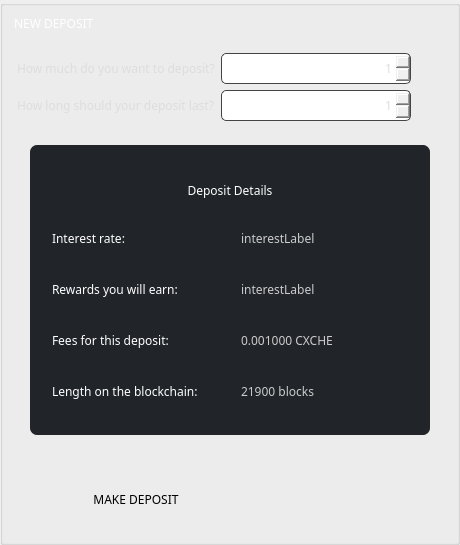
          <widget class="QGroupBox" name="groupBox_6">
           <property name="sizePolicy">
            <sizepolicy hsizetype="Fixed" vsizetype="Preferred">
             <horstretch>0</horstretch>
             <verstretch>0</verstretch>
            </sizepolicy>
           </property>
           <property name="styleSheet">
            <string notr="true">border-right: 1px solid #444;
</string>
           </property>
           <property name="title">
            <string/>
           </property>
           <property name="alignment">
            <set>Qt::AlignCenter</set>
           </property>
           <layout class="QVBoxLayout" name="verticalLayout_3">
            <property name="topMargin">
             <number>9</number>
            </property>
            <item>
             <widget class="QLabel" name="title_newDeposit">
              <property name="font">
               <font>
                <family>Poppins</family>
               </font>
              </property>
              <property name="styleSheet">
               <string notr="true">color: #fff;
background: transparent;

border: none;
text-align: left;
</string>
              </property>
              <property name="text">
               <string>NEW DEPOSIT</string>
              </property>
             </widget>
            </item>
            <item>
             <widget class="QGroupBox" name="depositGroup">
              <property name="sizePolicy">
               <sizepolicy hsizetype="Preferred" vsizetype="Preferred">
                <horstretch>0</horstretch>
                <verstretch>0</verstretch>
               </sizepolicy>
              </property>
              <property name="styleSheet">
               <string notr="true">border: none;</string>
              </property>
              <layout class="QFormLayout" name="formLayout">
               <property name="leftMargin">
                <number>0</number>
               </property>
               <item row="0" column="0">
                <widget class="QLabel" name="label">
                 <property name="minimumSize">
                  <size>
                   <width>0</width>
                   <height>31</height>
                  </size>
                 </property>
                 <property name="maximumSize">
                  <size>
                   <width>16777215</width>
                   <height>31</height>
                  </size>
                 </property>
                 <property name="sizeIncrement">
                  <size>
                   <width>0</width>
                   <height>50</height>
                  </size>
                 </property>
                 <property name="font">
                  <font>
                   <family>Poppins</family>
                   <weight>50</weight>
                   <bold>false</bold>
                  </font>
                 </property>
                 <property name="styleSheet">
                  <string notr="true">color: #ddd;  
border: none;</string>
                 </property>
                 <property name="text">
                  <string>How much do you want to deposit?</string>
                 </property>
                 <property name="alignment">
                  <set>Qt::AlignLeading|Qt::AlignLeft|Qt::AlignVCenter</set>
                 </property>
                </widget>
               </item>
               <item row="0" column="1">
                <widget class="QDoubleSpinBox" name="m_amountSpin">
                 <property name="minimumSize">
                  <size>
                   <width>0</width>
                   <height>31</height>
                  </size>
                 </property>
                 <property name="maximumSize">
                  <size>
                   <width>190</width>
                   <height>31</height>
                  </size>
                 </property>
                 <property name="sizeIncrement">
                  <size>
                   <width>0</width>
                   <height>0</height>
                  </size>
                 </property>
                 <property name="font">
                  <font>
                   <family>Poppins</family>
                  </font>
                 </property>
                 <property name="styleSheet">
                  <string notr="true">color: #ddd;

border: 1px solid #444;
border-radius: 5px; 
</string>
                 </property>
                 <property name="alignment">
                  <set>Qt::AlignRight|Qt::AlignTrailing|Qt::AlignVCenter</set>
                 </property>
                 <property name="decimals">
                  <number>0</number>
                 </property>
                 <property name="minimum">
                  <double>1.000000000000000</double>
                 </property>
                 <property name="maximum">
                  <double>20000000.000000000000000</double>
                 </property>
                </widget>
               </item>
               <item row="1" column="0">
                <widget class="QLabel" name="label_3">
                 <property name="minimumSize">
                  <size>
                   <width>0</width>
                   <height>31</height>
                  </size>
                 </property>
                 <property name="maximumSize">
                  <size>
                   <width>16777215</width>
                   <height>31</height>
                  </size>
                 </property>
                 <property name="sizeIncrement">
                  <size>
                   <width>0</width>
                   <height>50</height>
                  </size>
                 </property>
                 <property name="font">
                  <font>
                   <family>Poppins</family>
                   <weight>50</weight>
                   <bold>false</bold>
                  </font>
                 </property>
                 <property name="styleSheet">
                  <string notr="true">color: #ddd;  

border: none;</string>
                 </property>
                 <property name="text">
                  <string>How long should your deposit last?</string>
                 </property>
                 <property name="alignment">
                  <set>Qt::AlignLeading|Qt::AlignLeft|Qt::AlignVCenter</set>
                 </property>
                </widget>
               </item>
               <item row="1" column="1">
                <widget class="QSpinBox" name="m_timeSpin">
                 <property name="minimumSize">
                  <size>
                   <width>0</width>
                   <height>31</height>
                  </size>
                 </property>
                 <property name="maximumSize">
                  <size>
                   <width>190</width>
                   <height>31</height>
                  </size>
                 </property>
                 <property name="sizeIncrement">
                  <size>
                   <width>0</width>
                   <height>50</height>
                  </size>
                 </property>
                 <property name="font">
                  <font>
                   <family>Poppins</family>
                  </font>
                 </property>
                 <property name="styleSheet">
                  <string notr="true">color: #ddd;

border: 1px solid #444;
border-radius: 5px; 
</string>
                 </property>
                 <property name="alignment">
                  <set>Qt::AlignRight|Qt::AlignTrailing|Qt::AlignVCenter</set>
                 </property>
                 <property name="minimum">
                  <number>1</number>
                 </property>
                 <property name="maximum">
                  <number>12</number>
                 </property>
                </widget>
               </item>
              </layout>
             </widget>
            </item>
            <item>
             <widget class="QGroupBox" name="groupBox_12">
              <property name="sizePolicy">
               <sizepolicy hsizetype="Expanding" vsizetype="Minimum">
                <horstretch>0</horstretch>
                <verstretch>0</verstretch>
               </sizepolicy>
              </property>
              <property name="maximumSize">
               <size>
                <width>442</width>
                <height>310</height>
               </size>
              </property>
              <property name="styleSheet">
               <string notr="true">border: none;
padding: 0px;
margin: 0px;</string>
              </property>
              <layout class="QHBoxLayout" name="horizontalLayout_2">
               <property name="leftMargin">
                <number>0</number>
               </property>
               <property name="topMargin">
                <number>0</number>
               </property>
               <property name="rightMargin">
                <number>0</number>
               </property>
               <property name="bottomMargin">
                <number>0</number>
               </property>
               <item>
                <widget class="QLabel" name="empty_align_4">
                 <property name="sizePolicy">
                  <sizepolicy hsizetype="Expanding" vsizetype="Expanding">
                   <horstretch>0</horstretch>
                   <verstretch>0</verstretch>
                  </sizepolicy>
                 </property>
                 <property name="styleSheet">
                  <string notr="true">border: none;</string>
                 </property>
                 <property name="text">
                  <string/>
                 </property>
                 <property name="alignment">
                  <set>Qt::AlignCenter</set>
                 </property>
                </widget>
               </item>
               <item>
                <widget class="QGroupBox" name="groupBox_4">
                 <property name="sizePolicy">
                  <sizepolicy hsizetype="Preferred" vsizetype="Preferred">
                   <horstretch>0</horstretch>
                   <verstretch>0</verstretch>
                  </sizepolicy>
                 </property>
                 <property name="minimumSize">
                  <size>
                   <width>400</width>
                   <height>290</height>
                  </size>
                 </property>
                 <property name="maximumSize">
                  <size>
                   <width>16777215</width>
                   <height>290</height>
                  </size>
                 </property>
                 <property name="styleSheet">
                  <string notr="true">color: #fff; 
font-weight: normal; 
border-radius: 7px;
background-color: #212429;
padding: 5px;</string>
                 </property>
                 <property name="title">
                  <string/>
                 </property>
                 <property name="alignment">
                  <set>Qt::AlignCenter</set>
                 </property>
                 <property name="flat">
                  <bool>false</bool>
                 </property>
                 <layout class="QGridLayout" name="gridLayout_11">
                  <item row="1" column="0">
                   <widget class="QLabel" name="label_5">
                    <property name="minimumSize">
                     <size>
                      <width>0</width>
                      <height>31</height>
                     </size>
                    </property>
                    <property name="maximumSize">
                     <size>
                      <width>16777215</width>
                      <height>31</height>
                     </size>
                    </property>
                    <property name="font">
                     <font>
                      <family>Poppins</family>
                      <weight>50</weight>
                      <bold>false</bold>
                     </font>
                    </property>
                    <property name="styleSheet">
                     <string notr="true">color: #fff;  font-weight: normal; border: none; </string>
                    </property>
                    <property name="text">
                     <string>Interest rate:</string>
                    </property>
                    <property name="alignment">
                     <set>Qt::AlignLeading|Qt::AlignLeft|Qt::AlignVCenter</set>
                    </property>
                   </widget>
                  </item>
                  <item row="3" column="0">
                   <widget class="QLabel" name="label_8">
                    <property name="minimumSize">
                     <size>
                      <width>0</width>
                      <height>31</height>
                     </size>
                    </property>
                    <property name="maximumSize">
                     <size>
                      <width>16777215</width>
                      <height>31</height>
                     </size>
                    </property>
                    <property name="font">
                     <font>
                      <family>Poppins</family>
                      <weight>50</weight>
                      <bold>false</bold>
                     </font>
                    </property>
                    <property name="styleSheet">
                     <string notr="true">color: #fff;  font-weight: normal; border: none; </string>
                    </property>
                    <property name="text">
                     <string>Fees for this deposit:</string>
                    </property>
                    <property name="alignment">
                     <set>Qt::AlignLeading|Qt::AlignLeft|Qt::AlignVCenter</set>
                    </property>
                   </widget>
                  </item>
                  <item row="0" column="0" colspan="2">
                   <widget class="QLabel" name="title_depositDetails">
                    <property name="minimumSize">
                     <size>
                      <width>0</width>
                      <height>30</height>
                     </size>
                    </property>
                    <property name="maximumSize">
                     <size>
                      <width>16777215</width>
                      <height>25</height>
                     </size>
                    </property>
                    <property name="font">
                     <font>
                      <family>Poppins</family>
                      <weight>50</weight>
                      <bold>false</bold>
                     </font>
                    </property>
                    <property name="styleSheet">
                     <string notr="true">color: #fff;
background: transparent;


border: none;
text-align: left;
</string>
                    </property>
                    <property name="text">
                     <string>Deposit Details</string>
                    </property>
                    <property name="alignment">
                     <set>Qt::AlignCenter</set>
                    </property>
                   </widget>
                  </item>
                  <item row="3" column="1">
                   <widget class="QLabel" name="m_depositFeeLabel">
                    <property name="sizePolicy">
                     <sizepolicy hsizetype="Preferred" vsizetype="Preferred">
                      <horstretch>0</horstretch>
                      <verstretch>0</verstretch>
                     </sizepolicy>
                    </property>
                    <property name="minimumSize">
                     <size>
                      <width>0</width>
                      <height>31</height>
                     </size>
                    </property>
                    <property name="maximumSize">
                     <size>
                      <width>16777215</width>
                      <height>31</height>
                     </size>
                    </property>
                    <property name="font">
                     <font>
                      <family>Poppins</family>
                      <weight>50</weight>
                      <bold>false</bold>
                     </font>
                    </property>
                    <property name="styleSheet">
                     <string notr="true">color: #ccc;  font-weight: normal; border: none; </string>
                    </property>
                    <property name="text">
                     <string>0.001000 CXCHE</string>
                    </property>
                    <property name="alignment">
                     <set>Qt::AlignLeading|Qt::AlignLeft|Qt::AlignVCenter</set>
                    </property>
                   </widget>
                  </item>
                  <item row="1" column="1">
                   <widget class="QLabel" name="m_interestRateLabel">
                    <property name="sizePolicy">
                     <sizepolicy hsizetype="Preferred" vsizetype="Preferred">
                      <horstretch>0</horstretch>
                      <verstretch>0</verstretch>
                     </sizepolicy>
                    </property>
                    <property name="minimumSize">
                     <size>
                      <width>0</width>
                      <height>31</height>
                     </size>
                    </property>
                    <property name="maximumSize">
                     <size>
                      <width>16777215</width>
                      <height>31</height>
                     </size>
                    </property>
                    <property name="font">
                     <font>
                      <family>Poppins</family>
                      <weight>50</weight>
                      <bold>false</bold>
                     </font>
                    </property>
                    <property name="styleSheet">
                     <string notr="true">color: #ccc;  font-weight: normal; border: none; </string>
                    </property>
                    <property name="text">
                     <string>interestLabel</string>
                    </property>
                    <property name="alignment">
                     <set>Qt::AlignLeading|Qt::AlignLeft|Qt::AlignVCenter</set>
                    </property>
                   </widget>
                  </item>
                  <item row="4" column="0">
                   <widget class="QLabel" name="label_19">
                    <property name="minimumSize">
                     <size>
                      <width>0</width>
                      <height>31</height>
                     </size>
                    </property>
                    <property name="maximumSize">
                     <size>
                      <width>16777215</width>
                      <height>31</height>
                     </size>
                    </property>
                    <property name="font">
                     <font>
                      <family>Poppins</family>
                      <weight>50</weight>
                      <bold>false</bold>
                     </font>
                    </property>
                    <property name="styleSheet">
                     <string notr="true">color: #fff;  font-weight: normal; border: none; </string>
                    </property>
                    <property name="text">
                     <string>Length on the blockchain:</string>
                    </property>
                    <property name="alignment">
                     <set>Qt::AlignLeading|Qt::AlignLeft|Qt::AlignVCenter</set>
                    </property>
                   </widget>
                  </item>
                  <item row="2" column="1">
                   <widget class="QLabel" name="m_interestEarnedLabel">
                    <property name="minimumSize">
                     <size>
                      <width>0</width>
                      <height>31</height>
                     </size>
                    </property>
                    <property name="maximumSize">
                     <size>
                      <width>16777215</width>
                      <height>31</height>
                     </size>
                    </property>
                    <property name="font">
                     <font>
                      <family>Poppins</family>
                      <weight>50</weight>
                      <bold>false</bold>
                     </font>
                    </property>
                    <property name="styleSheet">
                     <string notr="true">color: #ccc;  font-weight: normal; border: none; </string>
                    </property>
                    <property name="text">
                     <string>interestLabel</string>
                    </property>
                    <property name="alignment">
                     <set>Qt::AlignLeading|Qt::AlignLeft|Qt::AlignVCenter</set>
                    </property>
                   </widget>
                  </item>
                  <item row="4" column="1">
                   <widget class="QLabel" name="m_timeLabel">
                    <property name="minimumSize">
                     <size>
                      <width>0</width>
                      <height>31</height>
                     </size>
                    </property>
                    <property name="maximumSize">
                     <size>
                      <width>16777215</width>
                      <height>31</height>
                     </size>
                    </property>
                    <property name="font">
                     <font>
                      <family>Poppins</family>
                      <weight>50</weight>
                      <bold>false</bold>
                     </font>
                    </property>
                    <property name="styleSheet">
                     <string notr="true">color: #ccc;  font-weight: normal; border: none; </string>
                    </property>
                    <property name="text">
                     <string>21900 blocks</string>
                    </property>
                    <property name="alignment">
                     <set>Qt::AlignLeading|Qt::AlignLeft|Qt::AlignVCenter</set>
                    </property>
                   </widget>
                  </item>
                  <item row="2" column="0">
                   <widget class="QLabel" name="label_6">
                    <property name="minimumSize">
                     <size>
                      <width>0</width>
                      <height>31</height>
                     </size>
                    </property>
                    <property name="maximumSize">
                     <size>
                      <width>16777215</width>
                      <height>31</height>
                     </size>
                    </property>
                    <property name="font">
                     <font>
                      <family>Poppins</family>
                      <weight>50</weight>
                      <bold>false</bold>
                     </font>
                    </property>
                    <property name="styleSheet">
                     <string notr="true">color: #fff;  font-weight: normal; border: none; </string>
                    </property>
                    <property name="text">
                     <string>Rewards you will earn:</string>
                    </property>
                    <property name="alignment">
                     <set>Qt::AlignLeading|Qt::AlignLeft|Qt::AlignVCenter</set>
                    </property>
                   </widget>
                  </item>
                 </layout>
                </widget>
               </item>
               <item>
                <widget class="QLabel" name="empty_align_5">
                 <property name="sizePolicy">
                  <sizepolicy hsizetype="Expanding" vsizetype="Expanding">
                   <horstretch>0</horstretch>
                   <verstretch>0</verstretch>
                  </sizepolicy>
                 </property>
                 <property name="styleSheet">
                  <string notr="true">border: none;</string>
                 </property>
                 <property name="text">
                  <string/>
                 </property>
                 <property name="alignment">
                  <set>Qt::AlignCenter</set>
                 </property>
                </widget>
               </item>
              </layout>
             </widget>
            </item>
            <item>
             <widget class="QLabel" name="empty_align_6">
              <property name="sizePolicy">
               <sizepolicy hsizetype="Expanding" vsizetype="Expanding">
                <horstretch>0</horstretch>
                <verstretch>0</verstretch>
               </sizepolicy>
              </property>
              <property name="styleSheet">
               <string notr="true">border: none;</string>
              </property>
              <property name="text">
               <string/>
              </property>
              <property name="alignment">
               <set>Qt::AlignCenter</set>
              </property>
             </widget>
            </item>
            <item>
             <widget class="QGroupBox" name="groupBox_11">
              <property name="sizePolicy">
               <sizepolicy hsizetype="Expanding" vsizetype="Minimum">
                <horstretch>0</horstretch>
                <verstretch>0</verstretch>
               </sizepolicy>
              </property>
              <property name="styleSheet">
               <string notr="true">border: none;</string>
              </property>
              <layout class="QHBoxLayout" name="horizontalLayout_3">
               <item>
                <widget class="QPushButton" name="b1_depositButton_2">
                 <property name="sizePolicy">
                  <sizepolicy hsizetype="Expanding" vsizetype="Fixed">
                   <horstretch>0</horstretch>
                   <verstretch>0</verstretch>
                  </sizepolicy>
                 </property>
                 <property name="minimumSize">
                  <size>
                   <width>220</width>
                   <height>40</height>
                  </size>
                 </property>
                 <property name="maximumSize">
                  <size>
                   <width>220</width>
                   <height>16777215</height>
                  </size>
                 </property>
                 <property name="font">
                  <font>
                   <family>Poppins</family>
                  </font>
                 </property>
                 <property name="styleSheet">
                  <string notr="true">/* This button style is handled automatically by OverviewFrame:setStyles() (in OverviewFrame.cpp) */</string>
                 </property>
                 <property name="text">
                  <string>MAKE DEPOSIT</string>
                 </property>
                </widget>
               </item>
               <item>
                <widget class="QLabel" name="empty_align_7">
                 <property name="sizePolicy">
                  <sizepolicy hsizetype="Expanding" vsizetype="Minimum">
                   <horstretch>0</horstretch>
                   <verstretch>0</verstretch>
                  </sizepolicy>
                 </property>
                 <property name="styleSheet">
                  <string notr="true">border: none;</string>
                 </property>
                 <property name="text">
                  <string/>
                 </property>
                 <property name="alignment">
                  <set>Qt::AlignCenter</set>
                 </property>
                </widget>
               </item>
               <item>
                <widget class="QLabel" name="empty_align_8">
                 <property name="sizePolicy">
                  <sizepolicy hsizetype="Expanding" vsizetype="Minimum">
                   <horstretch>0</horstretch>
                   <verstretch>0</verstretch>
                  </sizepolicy>
                 </property>
                 <property name="styleSheet">
                  <string notr="true">border: none;</string>
                 </property>
                 <property name="text">
                  <string/>
                 </property>
                 <property name="alignment">
                  <set>Qt::AlignCenter</set>
                 </property>
                </widget>
               </item>
              </layout>
             </widget>
            </item>
           </layout>
          </widget>
